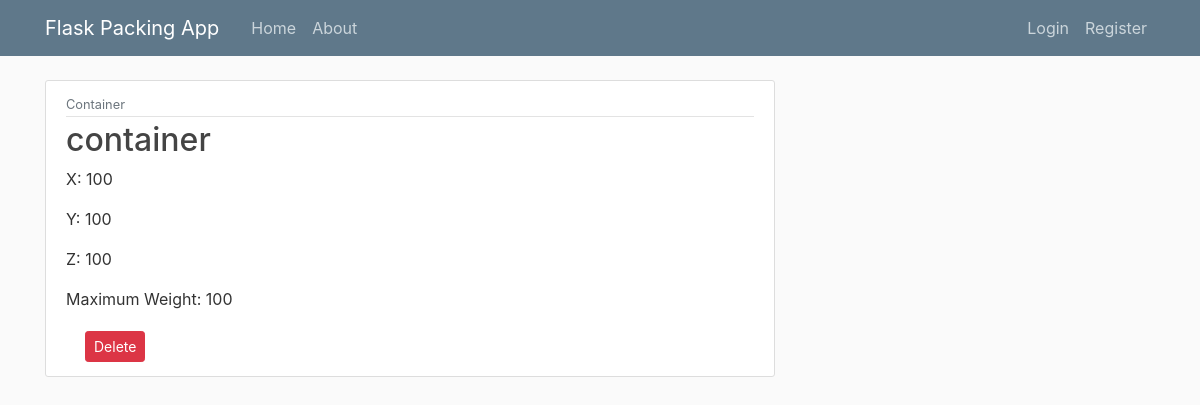
The page /packing1/1/container/1/ on the database as committed earlier.
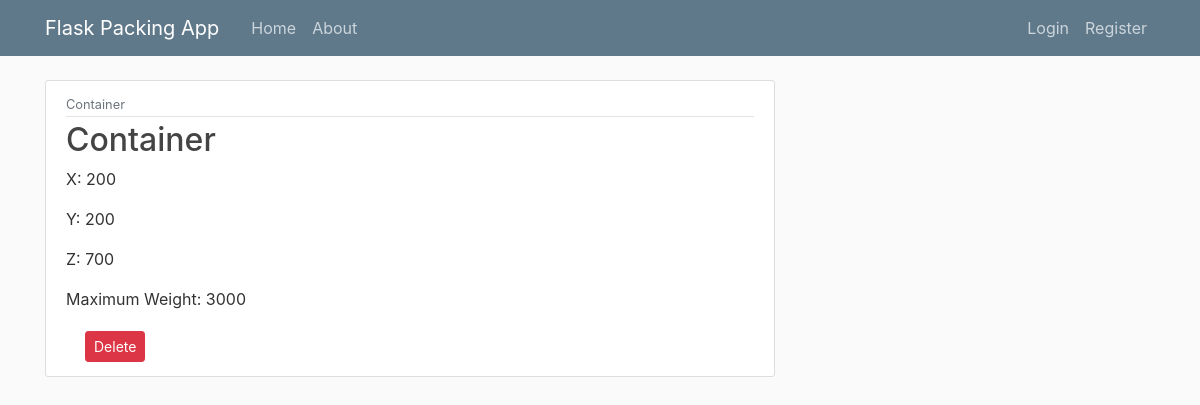
The same page on the database as committed later.
### flasksite/models.py (models this page shows, shortened)
class Container(db.Model):
    id = db.Column(db.Integer, primary_key=True)
    name = db.Column(db.String(100), nullable=False)
    x = db.Column(db.Integer, nullable=False)
    y = db.Column(db.Integer, nullable=False)
    z = db.Column(db.Integer, nullable=False)
    max_weight = db.Column(db.Integer, nullable=False)
    packing_id = db.Column(db.Integer, db.ForeignKey('packing.id'), nullable=False)

### flasksite/routes.py (the view)
@app.route('/packing1/<int:packing_id>/container/<int:container_id>/')
def container(container_id, packing_id):
    container = Container.query.get_or_404(container_id)
    packing_id=container.packing_id
    return render_template('container.html', container = container, packing_id=packing_id)

### flasksite/templates/container.html (shortened to what this page needs)
{% extends "layout.html" %}
{% block content %}
    <article class="media content-section">
        <div class="media-body">
            <div class="article-metadata">
                <small class="text-muted">Container</small>
            </div>
            <h2 class="article-title">{{ container.name }}</h2>
            <p class="article-content">X:   {{ container.x }}</p>
            <p class="article-content">Y:   {{ container.y }}</p>
            <p class="article-content">Z:   {{ container.z }}</p>
            <p class="article-content">Maximum Weight:  {{ container.max_weight }}</p>
            <div class="container">
                <button type="button" class="btn btn-danger btn-sm m-1" data-toggle="modal" data-target="#deleteModal">Delete</button>
            </div>
        </div>
    </article>
{% endblock content %}

Rows that differ between the two databases and show on the page:
changed Container: name "container" → "Container"; x "100" → "200"; y "100" → "200"; z "100" → "700"; max_weight "100" → "3000"
